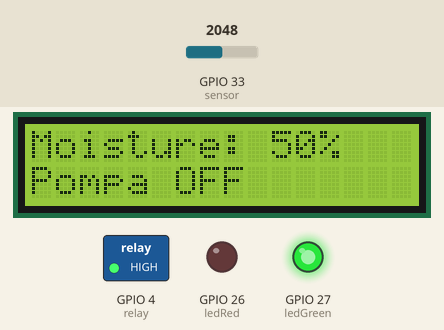
Recording of a sketch running on a simulated ESP32. Parts: 16×2 character LCD, switched loads named in the sketch (green lamp = pin HIGH), output pins drawn as LEDs (lit = HIGH). The test bench sets the inputs (shaded band); at power-on: GPIO 33 (sensor) = 2048. What the sketch prints to the serial monitor is not drawn.

Above: at 4.5 s.
4.6 s: GPIO 33 (sensor) set to 2142
At 5.8 s:
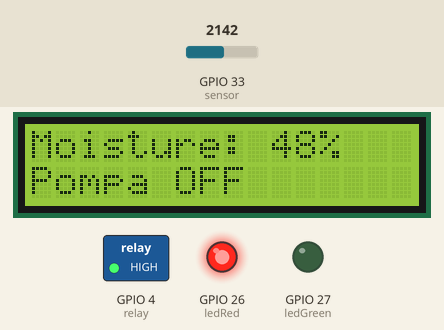
6.2 s: GPIO 33 (sensor) set to 2423
At 7.1 s:
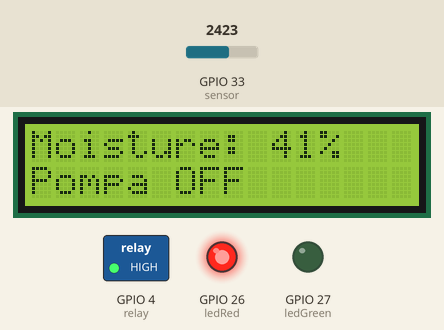
7.8 s: GPIO 33 (sensor) set to 2549
At 8.5 s:
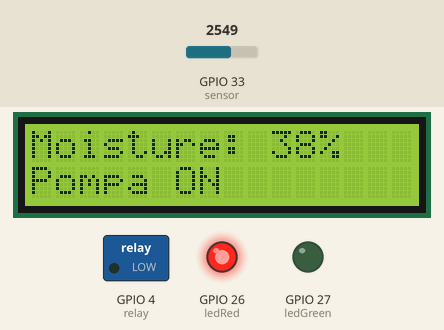
Timing chart, 0 to 10.8 s (numbered marks = the images above; inputs shaded):
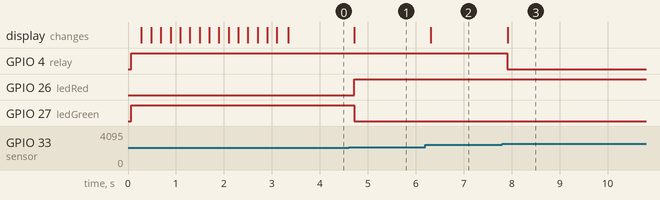

The sketch:

Penyiraman_otomatis_menggunakan_arduino.ino
```cpp
#include <LiquidCrystal_I2C.h>
#include <Wire.h>

#define sensor 33
#define relay 4
#define ledRed 26  // GPIO untuk LED Merah
#define ledGreen 27 // GPIO untuk LED Hijau

// Inisialisasi LCD
LiquidCrystal_I2C lcd(0x27, 16, 2);

// Variabel global
int moistureValue = 0;  // Nilai kelembaban tanah
int value = 0;          // Nilai analog dari sensor

void setup() {
  // Inisialisasi Serial Monitor
  Serial.begin(115200);

  // Inisialisasi LCD
  lcd.init();
  lcd.backlight();

  // Konfigurasi pin
  pinMode(relay, OUTPUT);
  pinMode(ledRed, OUTPUT);
  pinMode(ledGreen, OUTPUT);

  // Status awal
  digitalWrite(relay, HIGH); // Pompa mati awal
  digitalWrite(ledRed, LOW);

  // Tampilan awal di LCD
  lcd.setCursor(1, 0);  digitalWrite(ledGreen, HIGH);

  lcd.print("System Loading");
  for (int a = 0; a <= 15; a++) {
    lcd.setCursor(a, 1);
    lcd.print(".");
    delay(200);
  }
  lcd.clear();
}

void loop() {
  // Membaca nilai kelembaban tanah
  value = analogRead(sensor);
  value = map(value, 0, 4095, 0, 100);  // Konversi nilai ke 0-100
  moistureValue = (value - 100) * -1;  // Hitung kelembaban tanah

  // Tampilkan nilai kelembaban di LCD
  lcd.setCursor(0, 0);
  lcd.print("Moisture: ");
  lcd.print(moistureValue);
  lcd.print("%   ");  // Spasi tambahan untuk membersihkan teks lama

  // Logika kontrol otomatis
  if (moistureValue < 40) {  // Batas kelembaban rendah
    digitalWrite(relay, LOW);  // Hidupkan pompa
    lcd.setCursor(0, 1);
    lcd.print("Pompa ON      ");
  } else {
    digitalWrite(relay, HIGH);  // Matikan pompa
    lcd.setCursor(0, 1);
    lcd.print("Pompa OFF     ");
  }

  // Kontrol LED berdasarkan kelembaban tanah
  digitalWrite(ledRed, (moistureValue < 50) ? HIGH : LOW);
  digitalWrite(ledGreen, (moistureValue >= 50) ? HIGH : LOW);

  // Tampilkan di Serial Monitor
  Serial.print("Moisture: ");
  Serial.print(moistureValue);
  Serial.println("%");

  delay(200);  // Tunggu sebelum loop berikutnya
}
```

Measured:
- the behaviour switches between 2088 and 2089 on GPIO 33 (sensor) (found by bisection; images 0 and 1)
- the behaviour switches between 2497 and 2498 on GPIO 33 (sensor) (found by bisection; images 2 and 3)
- after the input at 4.6 s, GPIO 26 (ledRed): LOW → HIGH after 0.11 s; GPIO 27 (ledGreen): HIGH → LOW after 0.11 s; the display: changes after 0.11 s (image 1)
- after the input at 6.2 s, the display: changes after 0.12 s (image 2)
- after the input at 7.8 s, GPIO 4 (relay): HIGH → LOW after 0.11 s; the display: changes after 0.12 s (image 3)
